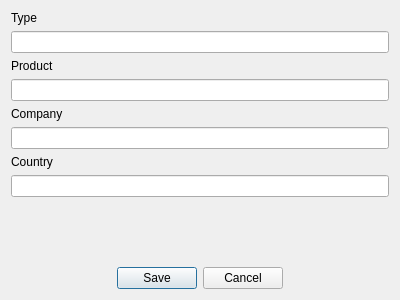
<?xml version="1.0" encoding="UTF-8"?>
<ui version="4.0">
 <class>AddFieldWindow</class>
 <widget class="QDialog" name="AddFieldWindow">
  <property name="geometry">
   <rect>
    <x>0</x>
    <y>0</y>
    <width>400</width>
    <height>300</height>
   </rect>
  </property>
  <property name="windowTitle">
   <string>Dialog</string>
  </property>
  <layout class="QVBoxLayout" name="verticalLayout">
   <item>
    <layout class="QVBoxLayout" name="verticalLayout_2">
     <item>
      <widget class="QLabel" name="TypeLabel">
       <property name="text">
        <string>Type</string>
       </property>
      </widget>
     </item>
     <item>
      <widget class="QLineEdit" name="TypeLineEdit">
       <property name="text">
        <string comment="Тип"/>
       </property>
      </widget>
     </item>
     <item>
      <widget class="QLabel" name="ProducLabel">
       <property name="text">
        <string>Product</string>
       </property>
      </widget>
     </item>
     <item>
      <widget class="QLineEdit" name="ProductLineEdit"/>
     </item>
     <item>
      <widget class="QLabel" name="CompanyLabel">
       <property name="text">
        <string>Company</string>
       </property>
      </widget>
     </item>
     <item>
      <widget class="QLineEdit" name="CompanyLineEdit"/>
     </item>
     <item>
      <widget class="QLabel" name="CountryLabel">
       <property name="text">
        <string>Country</string>
       </property>
      </widget>
     </item>
     <item>
      <widget class="QLineEdit" name="CountryLineEdit"/>
     </item>
     <item>
      <spacer name="verticalSpacer">
       <property name="orientation">
        <enum>Qt::Vertical</enum>
       </property>
       <property name="sizeHint" stdset="0">
        <size>
         <width>20</width>
         <height>40</height>
        </size>
       </property>
      </spacer>
     </item>
     <item>
      <widget class="QDialogButtonBox" name="buttonBox">
       <property name="orientation">
        <enum>Qt::Horizontal</enum>
       </property>
       <property name="standardButtons">
        <set>QDialogButtonBox::Cancel|QDialogButtonBox::Save</set>
       </property>
       <property name="centerButtons">
        <bool>true</bool>
       </property>
      </widget>
     </item>
    </layout>
   </item>
  </layout>
 </widget>
 <resources/>
 <connections>
  <connection>
   <sender>buttonBox</sender>
   <signal>accepted()</signal>
   <receiver>AddFieldWindow</receiver>
   <slot>accept()</slot>
   <hints>
    <hint type="sourcelabel">
     <x>248</x>
     <y>254</y>
    </hint>
    <hint type="destinationlabel">
     <x>157</x>
     <y>274</y>
    </hint>
   </hints>
  </connection>
  <connection>
   <sender>buttonBox</sender>
   <signal>rejected()</signal>
   <receiver>AddFieldWindow</receiver>
   <slot>reject()</slot>
   <hints>
    <hint type="sourcelabel">
     <x>316</x>
     <y>260</y>
    </hint>
    <hint type="destinationlabel">
     <x>286</x>
     <y>274</y>
    </hint>
   </hints>
  </connection>
 </connections>
</ui>
